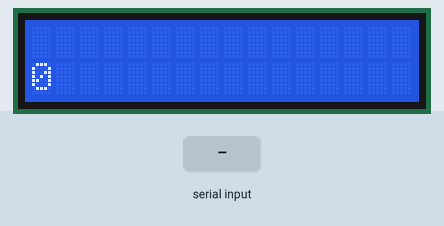
Recording of a sketch running on a simulated Arduino Uno, built with avr-gcc and run on an emulated ATmega328P. Parts: 16×2 character LCD. The test bench sets the inputs (shaded band).

Above: at 1.2 s.
1.3 s: "1" received over Serial
At 2.0 s:
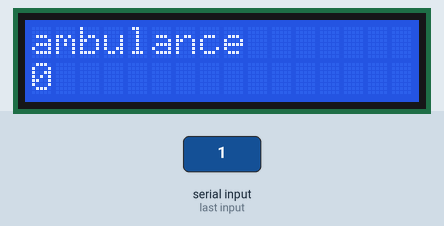
2.8 s: "0" received over Serial
At 4.1 s:
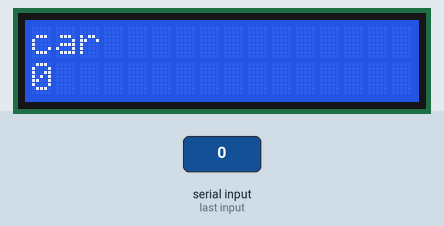
Timing chart, 0 to 5.8 s (numbered marks = the images above; inputs shaded):
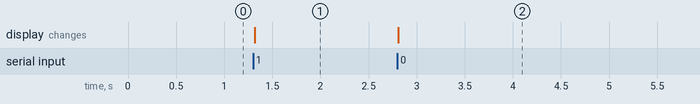

The sketch:

lcd_test.ino
```cpp
#include <Arduino.h>
#include <Wire.h>
#include <LiquidCrystal_I2C.h>

LiquidCrystal_I2C lcd(0x27, 16, 2);  // 16x2 LCD의 주소를 0x27로 설정

bool isEmergency = false;
int buffer = 0;

void setup() {
  Serial.begin(115200);  // 시리얼 통신을 115200 보드레이트로 초기화
  lcd.init();            // LCD 초기화
  lcd.backlight();       // 백라이트 켜기
  lcd.clear();           // LCD 화면 지우기
}

void loop() {
  buffer = Serial.available();  // 시리얼 버퍼에 있는 바이트 수를 읽음

  if (Serial.available() > 0) {
    char received = Serial.read();  // 들어오는 바이트를 읽음
    isEmergency = (received == '1');  // 받은 값이 '1'이면 isEmergency를 true로 설정

    lcd.clear();  // LCD 화면 지우기
    lcd.setCursor(0, 0);  // 커서를 첫 번째 줄 첫 번째 열로 설정

    if (!isEmergency) {
      lcd.print("car");  // 비상 상황이 아니면 "car" 출력
    } else {
      lcd.print("ambulance");  // 비상 상황이면 "ambulance" 출력
    }

  }
  lcd.setCursor(0, 1);  // 커서를 두 번째 줄 첫 번째 열로 설정
    lcd.print(buffer);  // 시리얼 버퍼에 있는 바이트 수 출력
}
```

Measured:
- after the input at 1.3 s, the display: first changes at once (image 1 shows a later state)
- after the input at 2.8 s, the display: first changes at once (image 2 shows a later state)
